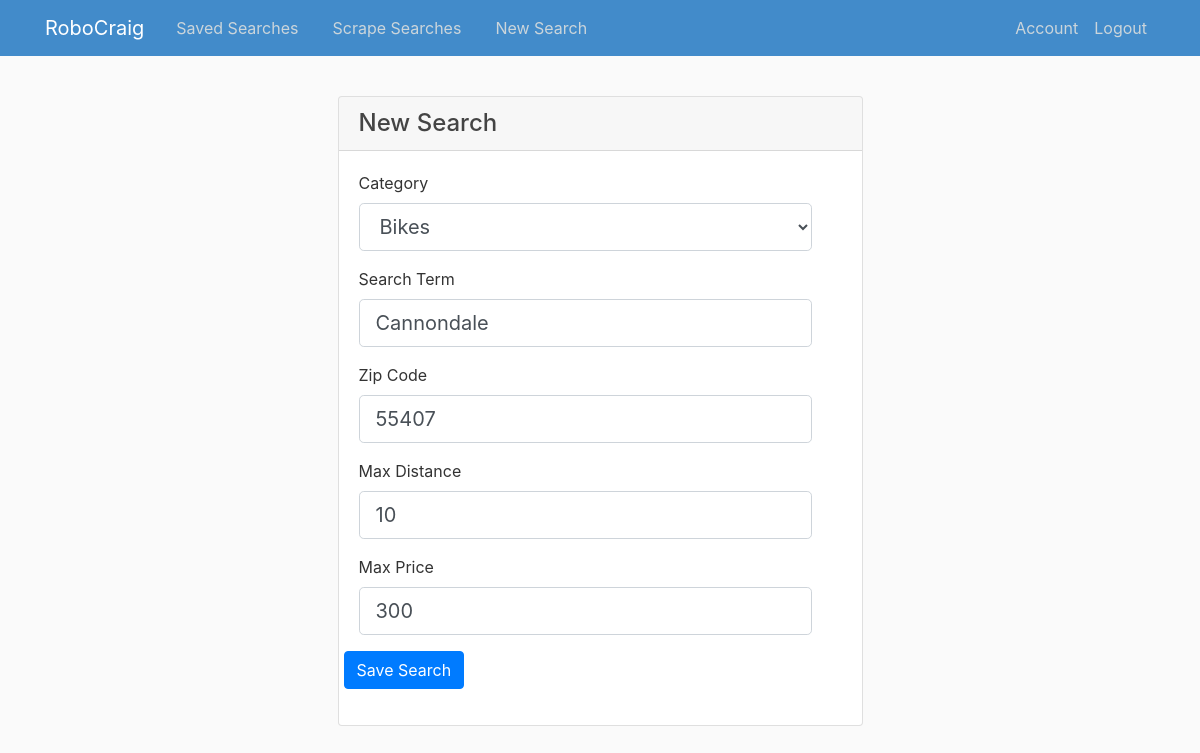
The app's page /search/1/update (signed in) with its own data.
### RoboCraig/models.py (models this page shows, shortened)
class Searcher (db.Model):
    id = db.Column(db.Integer, primary_key=True)
    category = db.Column(db.String(20), nullable=False)
    search_term = db.Column(db.String(50), nullable=False)
    zip_code = db.Column(db.String(10), nullable=False)  #Might need this to be int, or validate to 5 digits
    max_distance = db.Column(db.String(10), nullable=False)
    max_price = db.Column(db.String(10), nullable=False)
    user_id = db.Column(db.Integer, db.ForeignKey('user.id'), nullable=False)       #This is making a reference to the user_id in the users table

### RoboCraig/routes.py (the view)
@app.route("/search/<int:search_id>/update",methods=['GET', 'POST'])    #This route is for updating the search
@login_required
def update_search(search_id):       #After being passed the search_id, this function updates a saved search
    search = Searcher.query.get_or_404(search_id)
    if search.author != current_user:
        abort(403)
    form = SearchForm()
    if form.validate_on_submit():
        search.category = form.category.data        #If the update form is validated, the search_term will be updated
        search.search_term = form.search_term.data
        search.zip_code = form.zip_code.data
        search.max_distance = form.max_distance.data
        search.max_price = form.max_price.data
        author = current_user
        db.session.commit()     #The updated search is committed to the database
        flash('Your post has been updated!', 'success')
        return redirect(url_for('user_searches', search_id=search.id,username=current_user.username))    #They then get sent back to the saved_searches
    elif request.method == 'GET':       #If the page is requested, it will pre-populate the form data
        form.category.data = search.category
        form.search_term.data = search.search_term
        form.zip_code.data = search.zip_code
        form.max_distance.data = search.max_distance
        form.max_price.data = search.max_price
    return render_template('create_search.html', title='Update Post', form=form, legend='Update Post')

### RoboCraig/models.py (called while the page is built)
@login_manager.user_loader
def load_user(user_id):
    return User.query.get(int(user_id))

### RoboCraig/templates/create_search.html (shortened to what this page needs)
{% extends "layout.html" %}
{% block content %}
    <div class="container py-3">
        <div class="row">
            <div class="mx-auto col-sm-6">
                        <div class="card">
                            <div class="card-header">
                                <h4 class="mb-0" text-align="center">New Search</h4>
                            </div>
                            <div class="card-body">
                                <form method="POST" action="" class="form" role="form" autocomplete="off">
                                    <div class="form-group row col-lg-12">
                                    {{ form.category.label(class="form-control-label") }}
                                    {% if form.category.errors %}
                                        {{ form.category(class="form-control form-control-lg is-invalid") }}
                                        <div class="invalid-feedback">
                                            {% for error in form.category.errors %}
                                                <span>{{ error }}</span>
                                            {% endfor %}
                                        </div>
                                    {% else %}
                                        {{ form.category(class="form-control form-control-lg") }}
                                    {% endif %}
                                    </div>
                                    <div class="form-group row col-lg-12">
                                    {{ form.search_term.label(class="form-control-label") }}
                                    {% if form.search_term.errors %}
                                        {{ form.search_term(class="form-control form-control-lg is-invalid") }}
                                        <div class="invalid-feedback">
                                            {% for error in form.search_term.errors %}
                                                <span>{{ error }}</span>
                                            {% endfor %}
                                        </div>
                                    {% else %}
                                        {{ form.search_term(class="form-control form-control-lg") }}
                                    {% endif %}
                                    </div>
                                    <div class="form-group row col-lg-12">
                                    {{ form.zip_code.label(class="form-control-label") }}
                                    {% if form.zip_code.errors %}
                                        {{ form.zip_code(class="form-control form-control-lg is-invalid") }}
                                        <div class="invalid-feedback">
                                            {% for error in form.password.errors %}
                                                <span>{{ error }}</span>
                                            {% endfor %}
                                        </div>
                                    {% else %}
                                        {{ form.zip_code(class="form-control form-control-lg") }}
                                    {% endif %}
                                    </div>
                                    <div class="form-group row col-lg-12">
                                    {{ form.max_distance.label(class="form-control-label") }}
                                    {% if form.max_distance.errors %}
                                        {{ form.max_distance(class="form-control form-control-lg is-invalid") }}
                                        <div class="invalid-feedback">
                                            {% for error in form.max_distance.errors %}
                                                <span>{{ error }}</span>
                                            {% endfor %}
                                        </div>
                                    {% else %}
                                        {{ form.max_distance(class="form-control form-control-lg") }}
                                    {% endif %}
                                    </div>
                                    <div class="form-group row col-lg-12">
                                    {{ form.max_price.label(class="form-control-label") }}
                                    {% if form.max_price.errors %}
                                        {{ form.max_price(class="form-control form-control-lg is-invalid") }}
                                        <div class="invalid-feedback">
                                            {% for error in form.max_price.errors %}
                                                <span>{{ error }}</span>
                                            {% endfor %}
                                        </div>
                                    {% else %}
                                        {{ form.max_price(class="form-control form-control-lg") }}
                                    {% endif %}
                                    </div>
                                    <div class="form-group row">
                                        {{ form.submit(class="btn btn-primary") }}
                                    </div>
                                </form>
                            </div>
                        </div>
            </div>
        </div>
    </div>
{% endblock content %}

### RoboCraig/static/main.css (style rules this page uses)
body { background: #fafafa; color: #333333; margin-top: 5rem; }
h1, h2, h3, h4, h5, h6 { color: #444444; }

### records on screen
Searcher: category "Bikes", search_term "Cannondale", zip_code "55407", max_distance "10", max_price "300"
